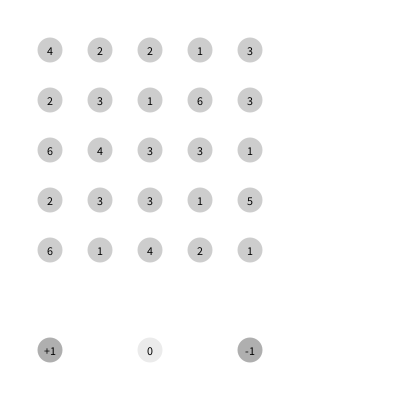
Frame 1 (no input)
Frame 60 (the mouse pressed at the canvas centre just before this capture): identical to frame 1, image omitted
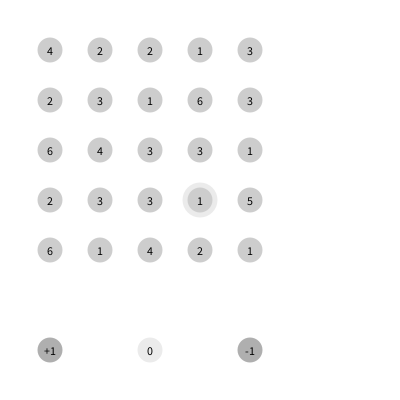
Frame 120 (the mouse held since frame 60 and released just before this capture)

The Processing sketch that drew these frames (run headless with seeded random() and noise(); from frame 60 on, the mouse is pressed at the canvas centre):

// Processing sketch: processing_103153
// ── processing_103153.pde


int s=25;
int[][] N = new int[5][5];
int[][] X = new int[5][5];
int[][] Y = new int[5][5];
int[][] Check = new int[5][5];
int n=0;
int id=0;
int Num=0;
int Sum=0;
int change=0;
int score=0;

void setup(){
  size(400,400);
  background(255);


  for (int i=1; i<=5; i++) {
    for (int j=1; j<=5; j++) {
      smooth();
      fill(220);
      noStroke();
      X[i-1][j-1] = (i*(s*2));
      Y[i-1][j-1] = (j*(s*2));
      ellipse(X[i-1][j-1],Y[i-1][j-1],s,s);
      
      n = int(random(1,7));
      N[i-1][j-1] = n;
      textAlign(CENTER,CENTER);
      fill(0);
      text(N[i-1][j-1],X[i-1][j-1],Y[i-1][j-1]);
    }
  }
  fill(175);
  ellipse(50,350,s,s);
  ellipse(250,350,s,s);
  fill(0);
  text("+1",50,350);
  text("-1",250,350);
  
}

void draw(){
  background(255);
  fill(175);
  ellipse(50,350,s,s);
  ellipse(250,350,s,s);
  fill(0);
  text("+1",50,350);
  text("-1",250,350);
  if (mousePressed==true) {
    if(mouseX <= 50+s && mouseX >= 50-s && mouseY <= 350+s && mouseY >= 350-s){
      fill(205,205,205,100);
      ellipse(50,350,s+10,s+10);   
    }  
    if(mouseX <= 250+s && mouseX >= 250-s && mouseY <= 350+s && mouseY >= 350-s){
      fill(205,205,205,100);
      ellipse(250,350,s+10,s+10);   
    }  
    for (int i=1; i<=5; i++) {
      for (int j=1; j<=5; j++) {
        if(mouseX <= X[i-1][j-1]+s/2 && mouseX >= X[i-1][j-1]-s/2 && mouseY <= Y[i-1][j-1]+s/2 && mouseY >= Y[i-1][j-1]-s/2){
          Check[i-1][j-1]=1;
          fill(205,205,205,100);
          ellipse(X[i-1][j-1],Y[i-1][j-1],s+10,s+10);          
        }
      }
    }

  }
    
  
  
  for (int i=1; i<=5; i++) {
    for (int j=1; j<=5; j++) {  
      smooth();
      fill(205,205,205);
      noStroke();
      ellipse(X[i-1][j-1],Y[i-1][j-1],s,s);
      textAlign(CENTER,CENTER);
      fill(0);
      text(N[i-1][j-1],X[i-1][j-1],Y[i-1][j-1]);
       
    }
  }
  fill(235);
  ellipse(150,350,s,s);
  fill(0);
  text(score,150,350);

}

void mouseReleased() {
  for (int i=1; i<=5; i++) {
    for (int j=1; j<=5; j++) {
      if(Check[i-1][j-1]==1){
        Num=N[i-1][j-1];
        Sum+=N[i-1][j-1];
      }     
    }
  }
  if (Sum > 0 && (Sum/Num)==Num){
    for (int i=1; i<=5; i++) {
      for (int j=1; j<=5; j++) {
        if(Check[i-1][j-1]==1){
          for(int k=(j-1); k>(0); k--){
            N[i-1][k]=N[i-1][k-1];
          }
          N[i-1][0]=int(random(1,7));
          Check[i-1][j-1]=0;
        }
      }
    }
    score+=Num;
  }
  for (int i=1; i<=5; i++) {
    for (int j=1; j<=5; j++) {
      Check[i-1][j-1]=0;
    }
  }
      
  Sum=0;
  Num=0;
    for (int i=1; i<=5; i++) {
    for (int j=1; j<=5; j++) {
      if(mouseX <= X[i-1][j-1]+s/2 && mouseX >= X[i-1][j-1]-s/2 && mouseY <= Y[i-1][j-1]+s/2 && mouseY >= Y[i-1][j-1]-s/2){
        if(N[i-1][j-1]==1 && change==-1){
        }
        else if(N[i-1][j-1]==6 && change==1){
        }
        else {
          N[i-1][j-1]+=change;
          score-=((change*change));
          change=0;   
        }        
      }
    }
  }
  change=0;
}

void mouseDragged(){
  if(mouseX <= 50+s && mouseX >= 50-s && mouseY <= 350+s && mouseY >= 350-s){
    change=1;
  }  
  if(mouseX <= 250+s && mouseX >= 250-s && mouseY <= 350+s && mouseY >= 350-s){
    change=-1;
  }   

}
